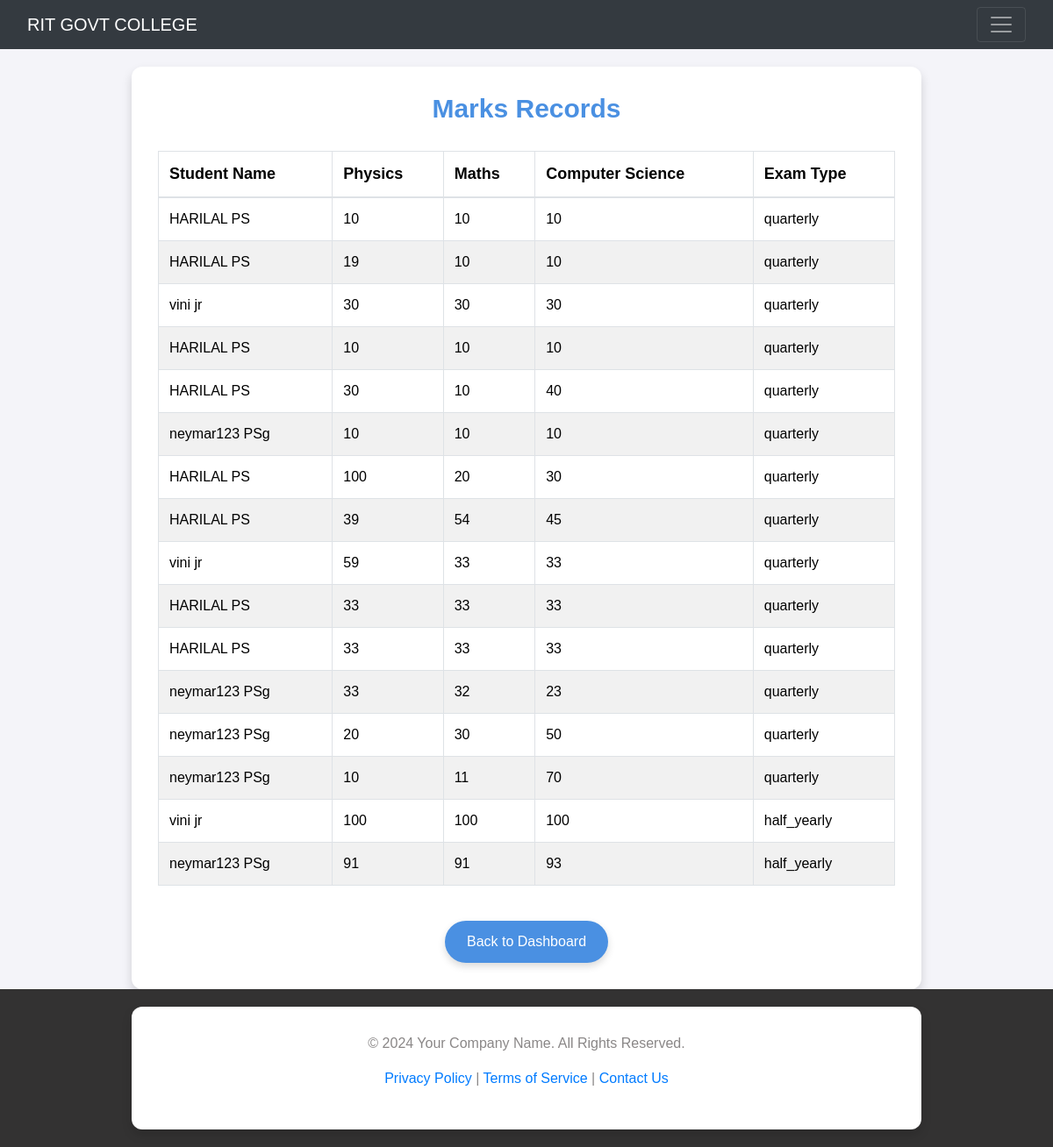
/view_marks/, run on an earlier commit of the app's database.
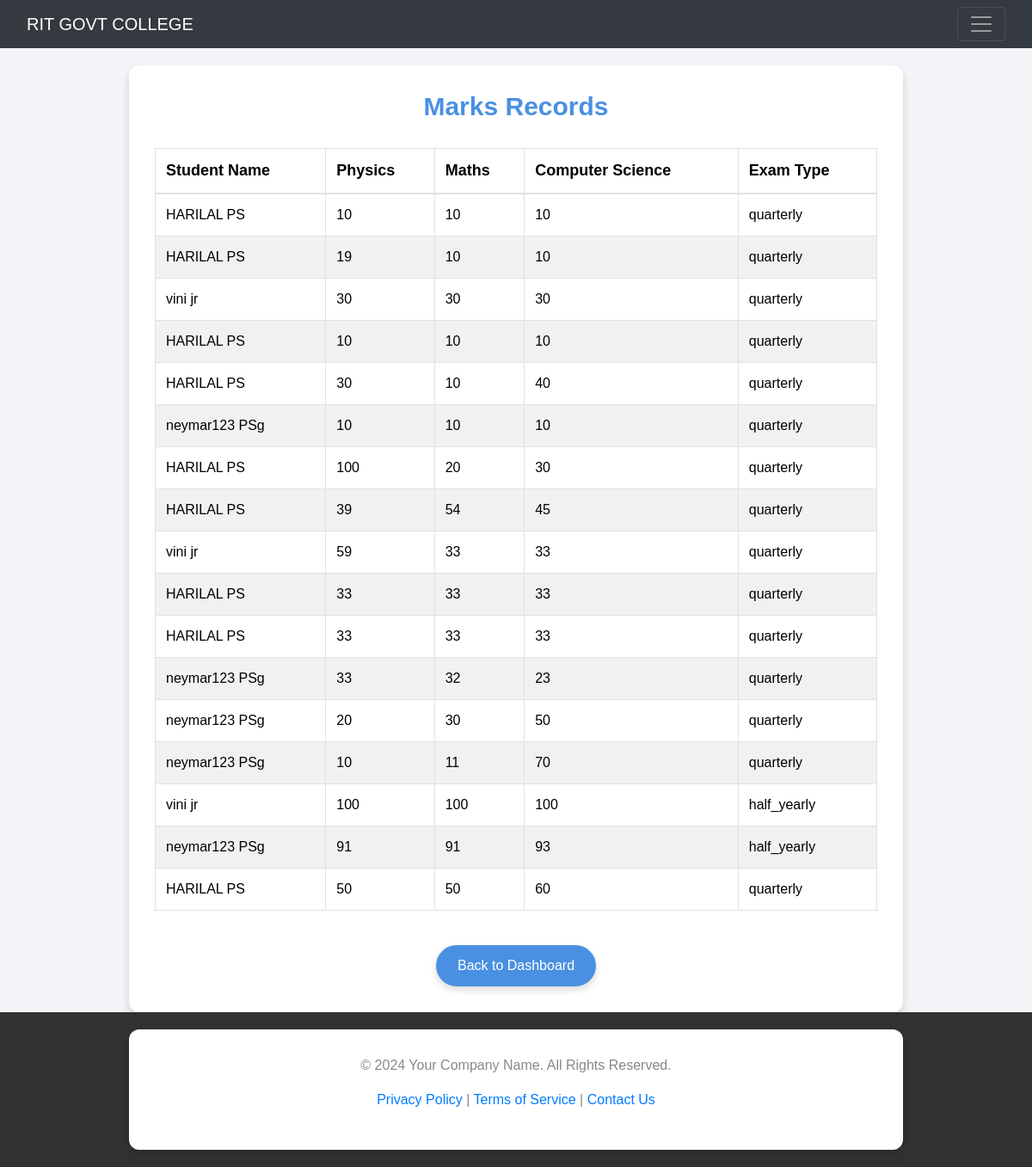
And on a later commit of the database.
### app1/models.py (models this page shows, shortened)
class marks(models.Model):
    student = models.ForeignKey(studentdetails, on_delete=models.CASCADE)
    physics=models.IntegerField()
    maths=models.IntegerField()
    computer_science=models.IntegerField()
    lecturer=models.ForeignKey(staff,on_delete=models.CASCADE,null=True,blank=True)
    exam_type=models.CharField(max_length=30,default='quarterly')

class studentdetails(models.Model):
    first_name=models.CharField(max_length=20)
    last_name=models.CharField(max_length=20)
    email=models.CharField(max_length=20)
    phone=models.CharField(max_length=20)
    dob=models.DateField(max_length=30)
    gender=models.CharField(max_length=30)
    course=models.CharField(max_length=30)
    address=models.CharField(max_length=30)
    image=models.ImageField(upload_to='student_user')
    password=models.CharField(max_length=20)

### app1/views.py (the view)
# urls.py: path('view_marks/',views.view_marks,name='view_marks'),
def view_marks(request):
    mark=marks.objects.none()
    if 'sid' in request.session:  # Example condition: student logged in
        student_id = request.session['sid']
        mark = marks.objects.filter(student_id=student_id)
    else:
        mark=marks.objects.all()
    return render(request,'view_marks.html',{'mark':mark})

### templates/view_marks.html (shortened to what this page needs)
{% extends 'base.html' %}
{% block content %}
{% load static %}
<link rel="stylesheet" href="https://maxcdn.bootstrapcdn.com/bootstrap/4.5.2/css/bootstrap.min.css">
<body>
    <div class="container">
        <h2>Marks Records</h2>
        <div class="table-container">
            <table class="table table-hover table-bordered">
                <thead>
                    <tr>
                        <th>Student Name</th>
                        <th>Physics</th>
                        <th>Maths</th>
                        <th>Computer Science</th>
                        <th>Exam Type</th>
                    </tr>
                </thead>
                <tbody>
                    {% for record in mark %}
                    <tr>
                        <td>{{ record.student.first_name }} {{ record.student.last_name }}</td>
                        <td>{{ record.physics }}</td>
                        <td>{{ record.maths }}</td>
                        <td>{{ record.computer_science }}</td>
                        <td>{{ record.exam_type }}</td>
                    </tr>
                    {% endfor %}
                </tbody>
            </table>
        </div>
        <div class="text-center mt-4">
            <a href="{% url 'lecturedashboard' %}" class="btn-custom">Back to Dashboard</a>
        </div>
    </div>
</body>
{% endblock %}

What changed in the data, as far as the page shows it:
added marks: student.first_name "HARILAL", student.last_name "PS", physics "50", maths "50", computer_science "60", exam_type "quarterly"
